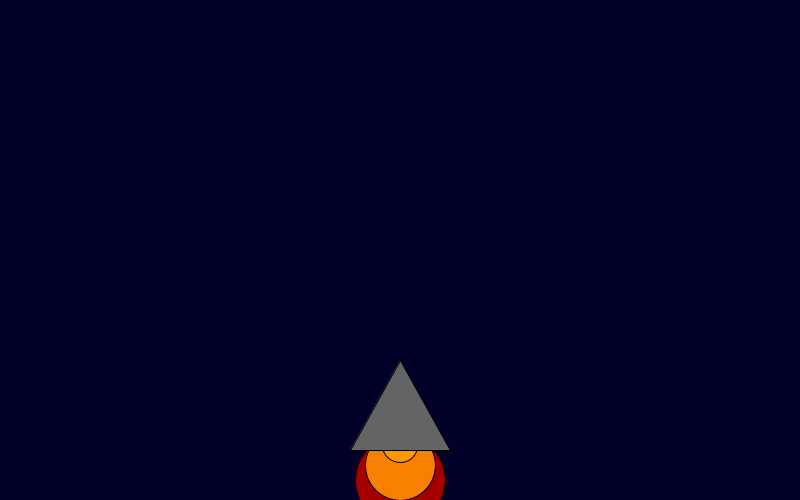
Frame 1 (no input)
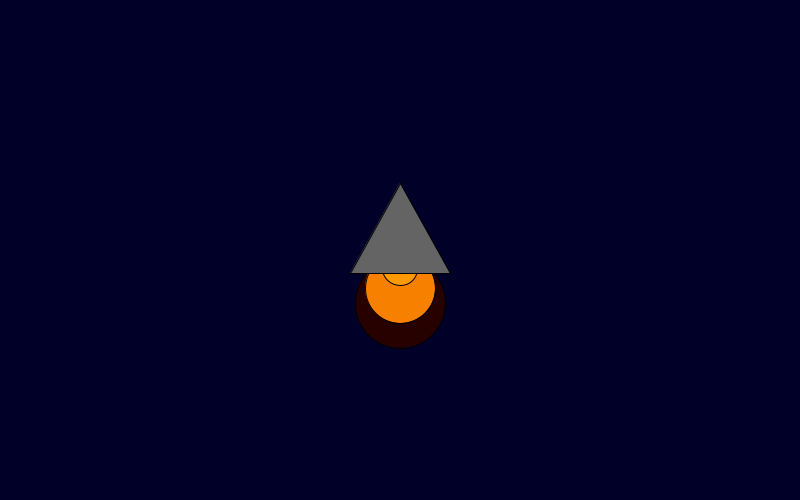
Frame 60 (the mouse pressed at the canvas centre just before this capture)
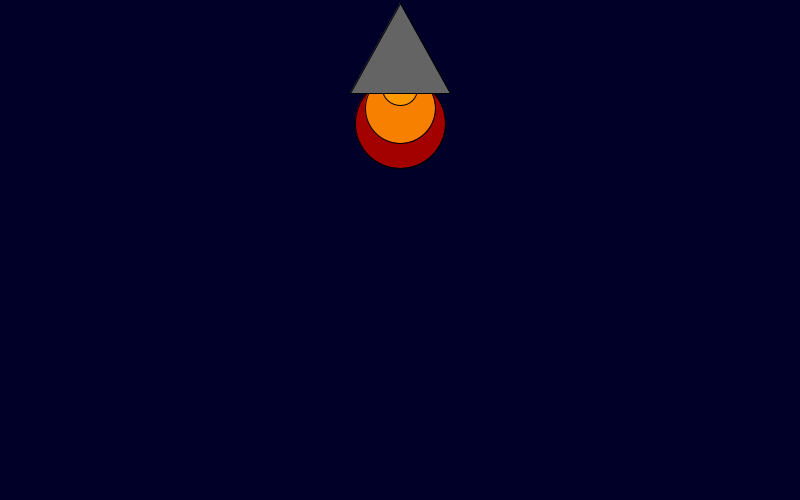
Frame 120 (the mouse held since frame 60 and released just before this capture)

The Processing sketch that drew these frames (run headless with seeded random() and noise(); from frame 60 on, the mouse is pressed at the canvas centre):

// Processing sketch: rocket_ship
// ── rocket_ship.pde
int x = 400; 
int y = 350; 

void setup() {
    size(800, 500);
    
}

void draw() {
background(0, 0, 40); 
    fill(random(255), 0, 0);
    ellipse(x, y + 130, 90, 90);
    fill(248, 128, 0);
    ellipse(x, y + 115, 70, 70);
    fill(255, 153, 0);
    ellipse(x, y + 95, 35, 35);
    fill(100, 100, 100);
    triangle(x, y + 10, x + 50, y + 100, x - 50, y + 100);
y = y -3;
}
